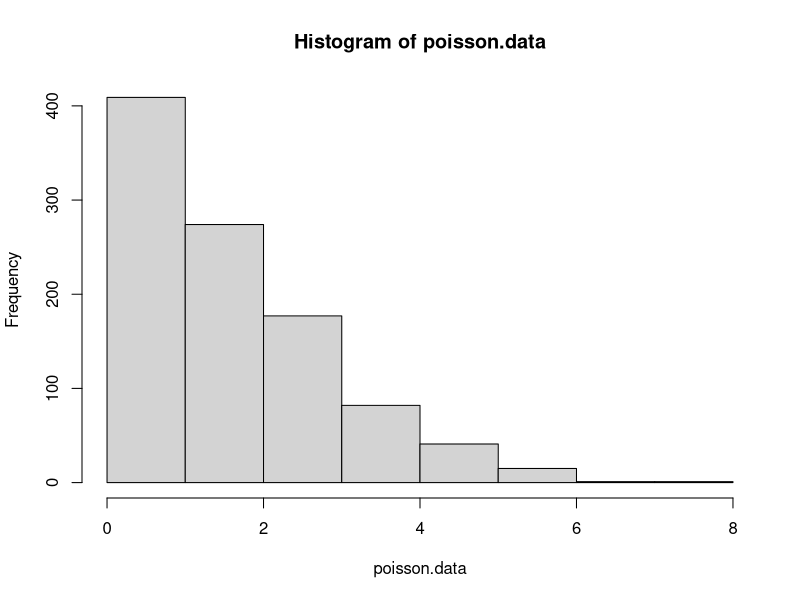
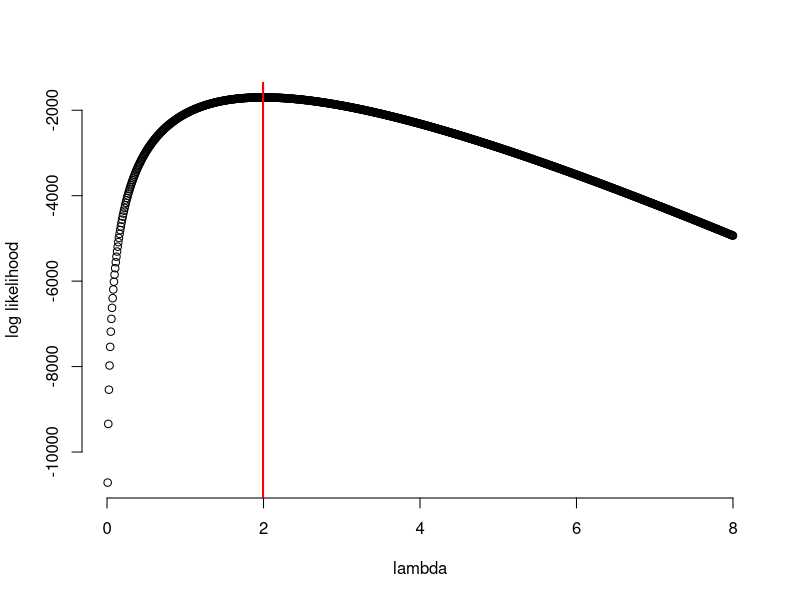

Generate these figures, in order, with R:
## ---- chunk 1
myProb = dpois(x=2, lambda=4)
myProb
## ---- chunk 2
myProb2 = prod(sapply(c(2,3), function(x){dpois(x, lambda=4)}))
myProb2

## you could also code this:
myProb2 = dpois(2, lambda=4)*dpois(3, lambda=4)
## ---- chunk 3
myLogLike = sum(sapply(c(2,3), function(x){dpois(x, lambda=4, log=T)}))
myLogLike
## ---- chunk 4
################
#	load in simulated dataset 
#	hint: see the function load()
#		don't forget to specify full file paths and use quotes
################

setwd('~/Documents/ibio830/x19-Intro-to-Likelihood/') ## replace this with your own directory
#load('poisson_data.Robj')
poisson.data <-read.csv('poisson_data.csv')$data

################
# visualize data
#	hint: hist() is always a friend
################
hist(poisson.data)

################
# get MLE:
################

# don't forget that the probability of a shared event 
#	should be calculated as the sum of the logs of the 
#	simple events that make up the shared event
#

## pick a set of lambdas for the grid search based on the histogram
lambdas <- seq(0,8,length.out=1000)


## write a function to calculate the log-likelihood of the data for a given lambda
myLogLikeF = function(l){sum(dpois(poisson.data, lambda=l, log=T))}
  
# run your function on all the lambdas in your set
myLogLikes <- sapply(lambdas, myLogLikeF)

# ML estimate for lambda is:
myMLE <- lambdas[which.max(myLogLikes)]
myMLE

## plot your data to see if it looks right
plot(lambdas,myLogLikes, xlab = "lambda",bty="n", ylab = "log likelihood")
abline(v = myMLE, col="red", lwd=2)


